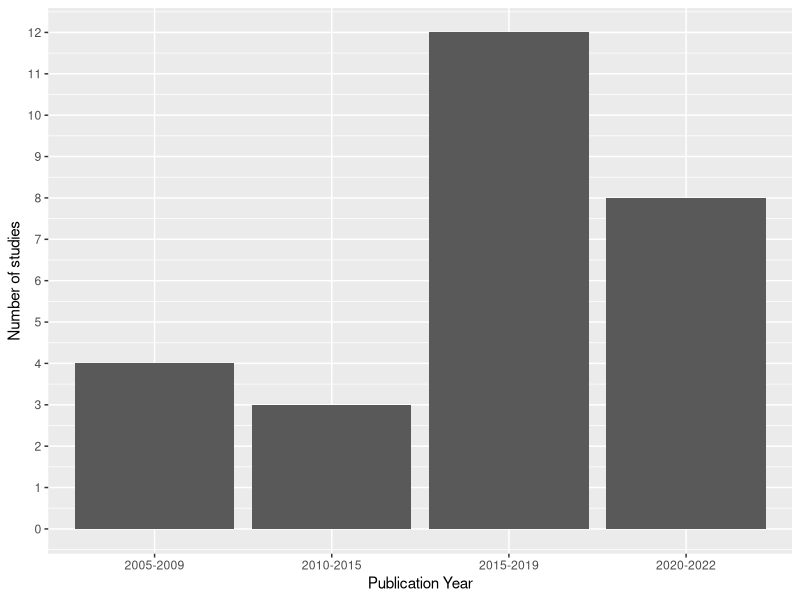
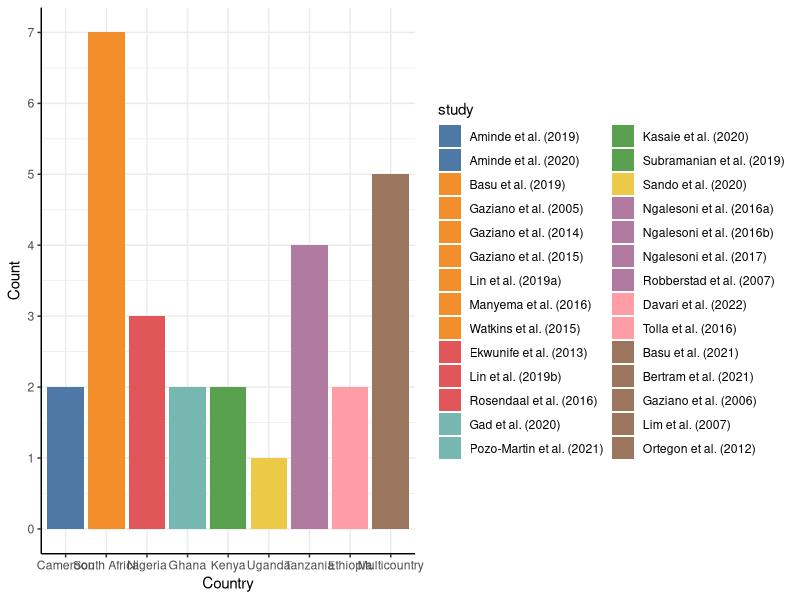
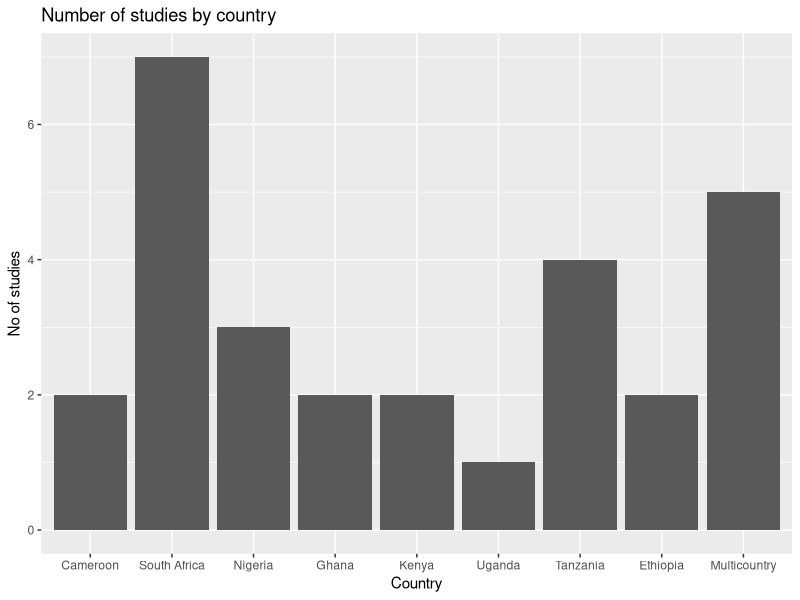
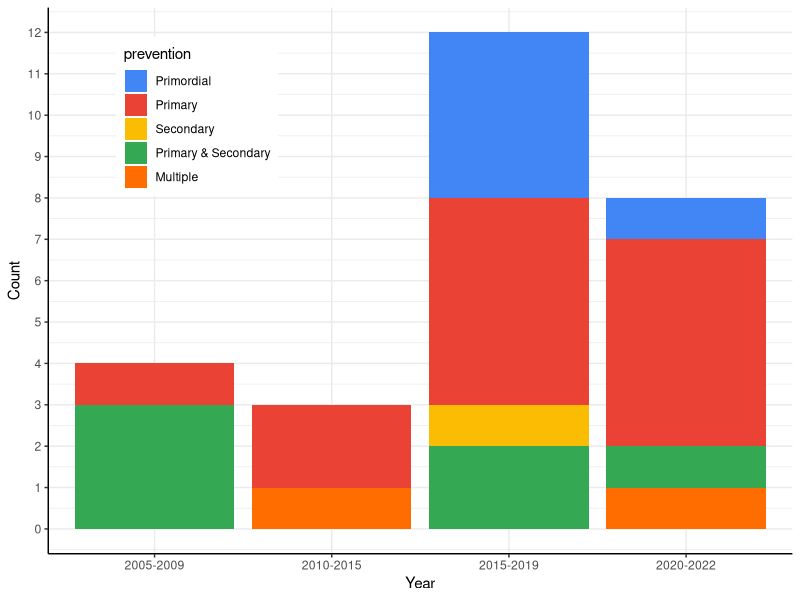
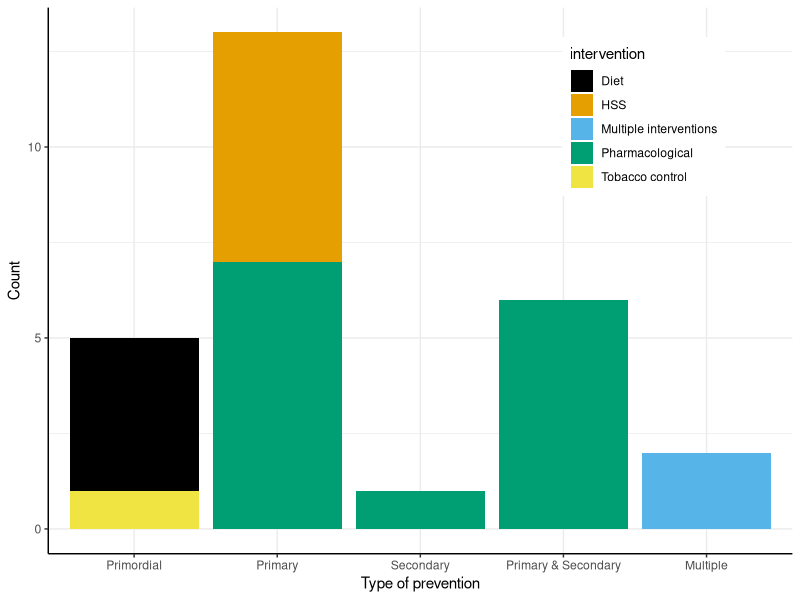
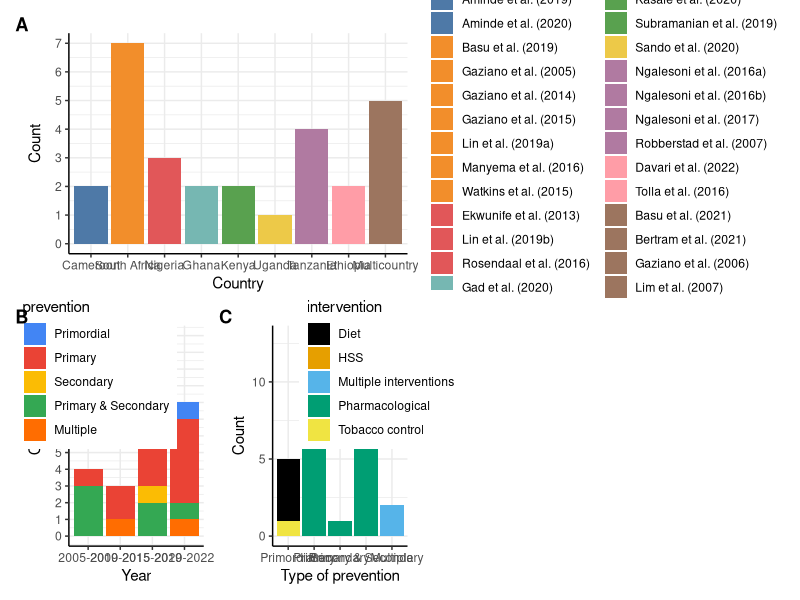
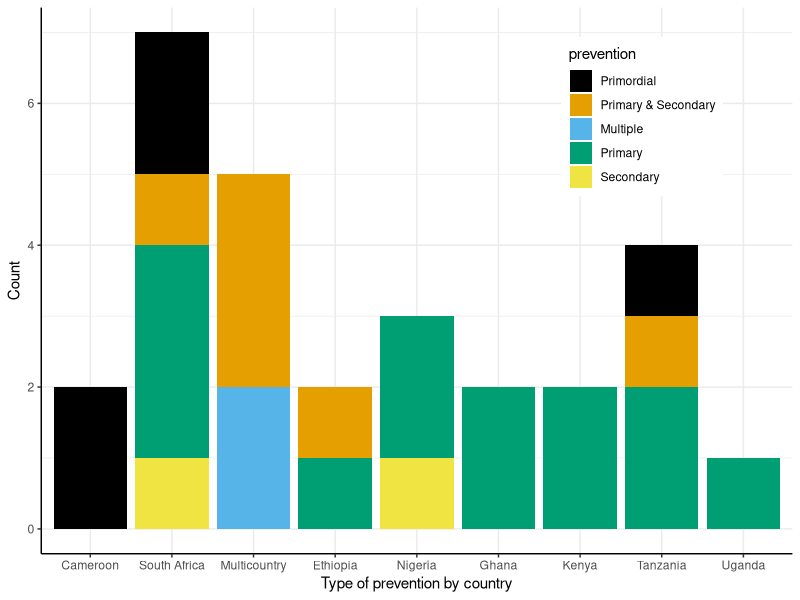
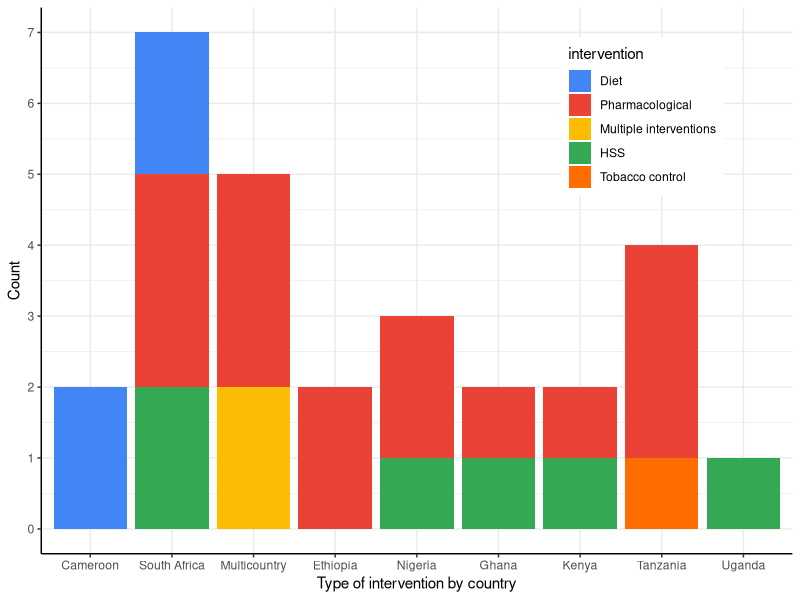

Here is the R script that generated these plots, in order:
## library(geofacet)
library(data.table)
library(tidyverse)
library(ggplot2)
library(patchwork)  ### for combining plots
library(ggthemes)
library(ggpubr)

## setting working directory
## setwd("U:/ManWin/My Documents/James Oguta/My PhD Folder-2023-2024/My Systematic Review/Synthesis/Tables/Final/Analyses")
# reading datasets
cvd_data<- read.csv("Final Dataset.csv")

cvd_data<- as.data.table(cvd_data)


#changing variable names to lower case
names(cvd_data)<- tolower(names(cvd_data))

#removing decimals from column names
names(cvd_data) <- gsub("\\.", "", names(cvd_data))

# renaming variables
 cvd_data <- cvd_data %>% 
   rename(
     evaluation = evaluationtype,
     prevention = preventiontype,
     intervention = interventiontype,
     cvd_outcomes = cvdoutcomesassesed,
     model = modeltype,
     risk = cvdriskequation,
     d_rate = discountrate,
     horizon = timehorizon,
     start_age = minimumageyears,
     equity = equitydimensions,
     sensitivity = sensitivityanalysis,
     evpi= evpiassessed,
     guideline = reportingguidelineused,
     ceacf = ceacsceafspresented, 
     adaptation= modeladaptation,
     funding = typeoffundingsources,
     conflict= conflictofinterest
   )

#checking types of variables
 str(cvd_data)
 
#selecting a subset of variables
 selected <- c("id", "authors", "country", "year", "evaluation", "prevention", "intervention", "cvd_outcomes",
               "multimorbidity", "model", "risk", "perspective", "d_rate", "start_age", "horizon", "cyclelength",
               "outcomemeasure", "equity", "sensitivity", "evpi", "ceacf", "validation", "callibration",
               "adaptation", "funding", "conflict")
subset_cvd <- cvd_data %>% 
  select(all_of(selected))

to_factor <- c("country", "evaluation", "prevention", "intervention", "cvd_outcomes",
               "model", "risk", "perspective", "d_rate", "start_age", "horizon", "cyclelength",
              "software", "outcomemeasure", "equity", "sensitivity", "evpi", "ceacf", "validation",
              "callibration","adaptation", "funding", "conflict")
str(subset_cvd)

#defining factor variables
cvd <- cvd_data %>% 
  mutate_at(to_factor, as.factor)


# Creating a subset of country dataset###
country <- cvd %>% select(id, authors, country)
summary(country$country)

#creating list of countries
country_list <- c("Cameroon", "South Africa", "Nigeria", "Ghana",
                  "Kenya", "Uganda", "Tanzania", "Ethiopia", "Multicountry")
# Initialize an empty list to store binary variables
country_flags <- list()

# Loop through each country
for (count in country_list) {
  # Check if the country is present in the observation
  country_flag <- as.integer(grepl(count, country$country))
  
  # Add the binary variable to the list
  country_flags[[count]] <- country_flag
}

# Convert the list to a data frame
country_df <- as.data.frame(country_flags)

# Bind the binary variables to the main dataset
country_dataset <- cbind(country, country_df)

# Save the dataset as a CSV file
write.csv(country_dataset, "country_dataset.csv", row.names = FALSE)

dataset_wide <- country_dataset[, 4:12]


# Reshape data into a long format
dataset_long <- reshape2::melt(as.matrix(dataset_wide), id.vars = "authors", variable.name = "studies", value.name = "number")
dataset_long <- dataset_long[dataset_long$number > 0, ]  # Keep only rows where disease is present

authors <- cvd_data$authors
writeLines(authors,"data.txt")
colnames(dataset_long)[colnames(dataset_long) == "Var1"] ="study"
colnames(dataset_long)[colnames(dataset_long) == "Var2"] ="country"



dataset_long$study <- factor(dataset_long$study, levels = 1:27, labels = c(
  "Aminde et al. (2019)", "Aminde et al. (2020)","Basu et al. (2019)","Basu et al. (2021)",
  "Bertram et al. (2021)","Davari et al. (2022)","Ekwunife et al. (2013)","Gad et al. (2020)",
  "Gaziano et al. (2005)","Gaziano et al. (2006)","Gaziano et al. (2014)","Gaziano et al. (2015)",
  "Kasaie et al. (2020)","Lim et al. (2007)","Lin et al. (2019)","Manyema et al. (2016)",
  "Ngalesoni et al. (2016a)","Ngalesoni et al. (2016b)","Ngalesoni et al. (2017)","Ortegon et al. (2012)",
  "Pozo-Martin et al. (2021)","Robberstad et al. (2007)","Rosendaal et al. (2016)",
  "Sando et al. (2020)","Subramanian et al. (2019)","Tolla et al. (2016)","Watkins et al. (2015)"
))

dataset_long$country <- ifelse(dataset_long$country=="South.Africa","South Africa",
                               ifelse(dataset_long$country=="Ethiopia","Ethiopia", 
                                      ifelse(dataset_long$country=="Nigeria", "Nigeria",
                                             ifelse(dataset_long$country=="Kenya", "Kenya",
                                                    ifelse(dataset_long$country=="Uganda", "Uganda",
                                                           ifelse(dataset_long$country=="Tanzania", "Tanzania",
                                                                  ifelse(dataset_long$country=="Cameroon", "Cameroon",
                                                                         ifelse(dataset_long$country=="Multicountry", "Multicountry",
                                                                                ifelse(dataset_long$country=="Ghana","Ghana",
                                                                                       dataset_long$country)))))))))
                                                                                

###################################################################################
##Categorizing year variable
subset_cvd$yearcat <- ifelse(subset_cvd$year<2010, "2005-2009",
                              ifelse(subset_cvd$year>=2010 & subset_cvd$year<2015, "2010-2015",
                                     ifelse(subset_cvd$year>=2015 & subset_cvd$year<2020, "2015-2019",
                                            ifelse(subset_cvd$year>=2020, "2020-2022", NA))))



subset_cvd$prevention <- ifelse(subset_cvd$intervention=="Diet","Primordial",
                                ifelse(subset_cvd$intervention=="Multiple interventions", "Multiple",
                                       ifelse(subset_cvd$intervention=="Tobacco control","Primordial",
                                       subset_cvd$prevention)))

subset_cvd$prevention <- ifelse(subset_cvd$prevention=="Both","Primary & Secondary",
                                subset_cvd$prevention)

subset_cvd$model <- ifelse(subset_cvd$model=="Proportional multi-state life table Markov model","PMLTMM",
                           ifelse(subset_cvd$model=="Mathematical functions", 
                                  "Mathematical Equations",
                                  ifelse(subset_cvd$model=="Cohort Markov model", "Markov", subset_cvd$model))) 

subset_cvd$perspective <- ifelse(subset_cvd$perspective=="Public provider","Healthcare Provider",
                                subset_cvd$perspective)

# Search for "Framingham" in the risk variable
subset_cvd$framingham <- ifelse(grepl("Framingham", subset_cvd$risk), 1, 0)



# Search for "who" or "Absolute" in the risk variable
subset_cvd$who <- ifelse(grepl("WHO|Absolute", subset_cvd$risk, ignore.case = TRUE), 1, 0)


# Search for "Globorisk" in the risk variable
subset_cvd$globorisk <- ifelse(grepl("Globorisk", subset_cvd$risk), 1, 0)

# Search for "Globorisk" in the risk variable
subset_cvd$cox <- ifelse(grepl("cox", subset_cvd$risk), 1, 0)

sum (subset_cvd$framingham)
sum (subset_cvd$who)
sum (subset_cvd$globorisk)


risk_columns <- c("framingham", "who", "globorisk", "cox" )
risk_wide <- subset_cvd[, ..risk_columns,drop=FALSE] # the .. syntax within the square brackets to select columns dynamically

# Reshape data into a long format
risk_long <- reshape2::melt(as.matrix(risk_wide), id.vars = "authors", variable.name = "risk", value.name = "number")
risk_long <- risk_long[risk_long$number > 0, ]  # Keep only rows where disease is present

authors <- cvd_data$authors
colnames(risk_long)[colnames(risk_long) == "Var1"] ="study"
colnames(risk_long)[colnames(risk_long) == "Var2"] ="risk"


####Cleaning the horizon column

subset_cvd$horizon <- ifelse(grepl("Lifetime", subset_cvd$horizon), "Lifetime",
                             ifelse(grepl("10 years", subset_cvd$horizon), "10 years", 
                                    subset_cvd$horizon))

###Model Outcomes###
# Search for "Ischemic heart disease" in the outcome variable
subset_cvd$ihd <- ifelse(grepl("Ischemic heart |ischemic heart|infarction|Coronary|coronary|congestive|Congestive", subset_cvd$cvd_outcomes, ignore.case = TRUE), 1, 0)

# Search for "Stroke" in the outcome variable
subset_cvd$stroke <- ifelse(grepl("Stroke |stroke", subset_cvd$cvd_outcomes, ignore.case = TRUE), 1, 0)

# Search for "CVA" in the outcome variable
subset_cvd$cva <- ifelse(grepl("Cerebrovascular |derebrovascular|CVA", subset_cvd$cvd_outcomes, ignore.case = TRUE), 1, 0)

# Search for "HHD" in the outcome variable
subset_cvd$hhd <- ifelse(grepl("hypertensive |HHD", subset_cvd$cvd_outcomes, ignore.case = TRUE), 1, 0)

# Search for "Angina" in the outcome variable
subset_cvd$angina <- ifelse(grepl("Angina |angina", subset_cvd$cvd_outcomes, ignore.case = TRUE), 1, 0)

# Search for "Cardiac Arrest" in the outcome variable
subset_cvd$ca <- ifelse(grepl("Cardiac Arrest| arrest", subset_cvd$cvd_outcomes, ignore.case = TRUE), 1, 0)

# Search for "Atherosclerosis" in the outcome variable
subset_cvd$athero <- ifelse(grepl("athero", subset_cvd$cvd_outcomes, ignore.case = TRUE), 1, 0)


outcome_columns <- c("ihd", "stroke", "cva", "angina","ca","athero" )
outcome_wide <- subset_cvd[, ..outcome_columns,drop=FALSE] # the .. syntax within the square brackets to select columns dynamically

# Reshape data into a long format
outcome_long <- reshape2::melt(as.matrix(outcome_wide), id.vars = "authors", variable.name = "outcome", value.name = "number")
outcome_long <- outcome_long[outcome_long$number > 0, ]  # Keep only rows where disease is present

authors <- cvd_data$authors
colnames(outcome_long)[colnames(outcome_long) == "Var1"] ="study"
colnames(outcome_long)[colnames(outcome_long) == "Var2"] ="outcome"

########################################################################################################################
###Creating a subset of the dataset to select a few variables for characteristics

to_subset <- c("id", "authors", "country", "year", "evaluation", "prevention", "intervention", "model")

# Creating a subset of study characteristics dataset###
characteristics <- subset_cvd %>% select(id, authors, country, year, evaluation,prevention,intervention, model)
characteristics$year <- as.character(subset_cvd$year)

# renaming authors to study
characteristics<-rename(characteristics, study= authors)

##Duplicating Lin 2019 and assigning it to Nigeria (b) and South Africa (a)

# Filter the dataframe to select the observation to duplicate Lin et al 2019 
observation_to_duplicate <- characteristics %>% filter(study == "Lin et al. (2019)") %>% slice(1)
##renaming/assigning the original variable to south africa before appending
characteristics$study[grepl("Lin", characteristics$study) & grepl("South", characteristics$country)] <- "Lin et al. (2019a)"
characteristics$country[grepl("Lin", characteristics$study) & grepl("South", characteristics$country)] <- "South Africa"

# Duplicate the selected observation and append it to the original dataframe
characteristics <- bind_rows(characteristics, observation_to_duplicate)

#renaming/assigning duplicate variable to Nigeria
characteristics$study[grepl("Lin", characteristics$study) & grepl("Nigeria", characteristics$country)] <- "Lin et al. (2019b)"
characteristics$country[grepl("Lin", characteristics$study) & grepl("Nigeria", characteristics$country)] <- "Nigeria"
###Changing Gaziano et al 2015 (Guatemala, Mexico and South Africa to South Africa for graphing
characteristics$country[grepl("Gaziano", characteristics$study) & grepl("Guatemala", characteristics$country)] <- "South Africa"

characteristics$country[grepl("Multicountry", characteristics$country)] <- "Multicountry"

str(characteristics)

## Create factor variables
characteristics$country <- factor(characteristics$country, levels = unique(characteristics$country),
                               ordered = TRUE)
characteristics$prevention <- factor(characteristics$prevention, levels = unique(characteristics$prevention),
                                  ordered = FALSE)
characteristics$intervention <- factor(characteristics$intervention, levels = unique(characteristics$intervention),
                                     ordered = FALSE)
characteristics$model <- factor(characteristics$model, levels = unique(characteristics$model),
                                       ordered = FALSE)

### Characteristics of Included Studies###############
###General characteristics#########

# Graphing year of publication

p1 <- ggplot(subset_cvd, aes(yearcat)) + 
  geom_bar() +
  labs(x = "Publication Year", y = "Number of studies") +
  scale_y_continuous(breaks = 0:13)

p1

# Plotting combinations of studies in each country
## NOTE Lin 2019: down as Nigeria and South Africa
## going to assume these are separate studies rather than both needing coding as multicountry
## TODO check and correct

dataset_long$study <- as.character(dataset_long$study) #to char for editing
dataset_long$study[grepl("Lin", dataset_long$study) & grepl("South", dataset_long$country)] <- "Lin et al. (2019a)"
dataset_long$study[grepl("Lin", dataset_long$study) & grepl("Nigeria", dataset_long$country)] <- "Lin et al. (2019b)"
dataset_long$study <- factor(dataset_long$study,
  levels = unique(dataset_long$study),
  ordered = TRUE
)

table(dataset_long$study)
summary(dataset_long$study)
## make factor again:
dataset_long$country <- factor(dataset_long$country, levels = unique(dataset_long$country),
                               ordered = TRUE)



## select colors:
clz <- tableau_color_pal("Tableau 10")(10)
sclz <- clz[as.integer((dataset_long$country))] # manual study colors
names(sclz) <- dataset_long$study               #making named colors

p2 <- ggplot(dataset_long,
             aes(x = country,
                 fill = study)) +
  geom_bar(stat = "count") +
  theme(axis.text.x = element_text(angle = 45, hjust = 1),
        plot.title = element_text(hjust = 0.5)) +  # Center the title
  scale_y_continuous(breaks = seq(0, 27, 1)) +
  labs(x = "Country", y = "Count") +
  scale_fill_manual(values=sclz)+
  theme_classic() + grids()
p2

## TODO might make sense to order the countries meaningfully:
## eg alphabetcal + multicountry, geographically, or by county


# To create a bar graph using ggplot2- Alternative 2
p3 <- ggplot(dataset_long, aes(x = country, y = number)) +
  geom_bar(stat = "identity") +
  labs(x = "Country", y = "No of studies", title = "Number of studies by country")

p3


## relevel logically
subset_cvd$prevention <- factor(subset_cvd$prevention,
  levels = unique(subset_cvd$prevention)[c(1, 4, 5, 2, 3)],
  ordered = TRUE
)

# Graphing year of publication by prevention type-Pete to advise on this.
## TODO it's a bit weird to use these different-sized age bins - makes it hard to interpret trend- To discuss
p4 <- ggplot(subset_cvd) + 
  geom_bar(aes(x = yearcat, fill = prevention), position = "stack") + 
  labs(x = "Year",y="Count")+
  scale_fill_gdocs()+
  scale_y_continuous(breaks = 0:13)+
  theme_classic() + grids() +
  theme(legend.position = c(0.2,0.8))
p4

# Graphing intervention by prevention type


p5 <- ggplot(subset_cvd) + 
  geom_bar(aes(prevention, fill = intervention), position = "stack") + 
  labs(x = "Type of prevention",y="Count") +
  scale_fill_colorblind()+
  theme_classic() + grids() +
  theme(legend.position = c(0.8, 0.8))
p5

p6 <- p2 / (p4 + p5) +
  plot_annotation(tag_levels = "A") &
  theme(plot.tag = element_text(face = "bold"))
p6

ggsave(file = "plot1.pdf", plot = p6, width = 16, height = 10)


# Graphing prevention level and intervention type by country


p7 <- ggplot(characteristics) + 
  geom_bar(aes(country, fill = prevention), position = "stack") + 
  labs(x = "Type of prevention by country",y="Count") +
  scale_fill_colorblind()+
  theme_classic() + grids() +
  theme(legend.position = c(0.8, 0.8))
p7


p8 <- ggplot(characteristics) + 
  geom_bar(aes(x = country, fill = intervention), position = "stack") + 
  labs(x = "Type of intervention by country",y="Count")+
  scale_fill_gdocs()+
  scale_y_continuous(breaks = 0:8)+
  theme_classic() + grids() +
  theme(legend.position = c(0.8,0.8))
p8

p9 <- p7 / p8 +
  plot_annotation(tag_levels = "A") &
  theme(plot.tag = element_text(face = "bold"))
p9
ggsave(file = "plot2.pdf", plot = p9, width = 16, height = 10)






###########Characteristics of DAMs####################
####Model type####
p10 <- ggplot(characteristics) + 
  geom_bar(aes(country, fill = model), position = "stack") + 
  labs(x = "Type of model by country",y="Count") +
  scale_fill_colorblind()+
  theme_classic() + grids() +
  theme(legend.position = c(0.8, 0.8))
p10

p11 <- ggplot(characteristics, aes(model)) +
  geom_bar(stat = "count") +
  scale_y_continuous(breaks = 0:25)+
  labs(x = "Model type", y= "Count") +
  theme(plot.title = element_text(hjust = 0.5))

p11



####Evaluation type####
p12 <- ggplot(characteristics, aes(evaluation)) +
  geom_bar(stat = "count") +
  scale_y_continuous(breaks = 0:25)+
  labs(x = "Evaluation type", y= "Count") +
  theme(plot.title = element_text(hjust = 0.5))

p12


####Perspective####
p13 <- ggplot(subset_cvd, aes(perspective)) +
  geom_bar(stat = "count") +
  labs(x = "Perspective", y= "Count") +
  theme(plot.title = element_text(hjust = 0.5))+
  scale_y_continuous(breaks = 0:11)

p13

####Horizon####
p14 <- ggplot(subset_cvd, aes(horizon)) +
  geom_bar(stat = "count") +
  labs(x = "Time Horizon", y= "Count") +
  scale_y_continuous(breaks = 0:20)+
  theme(plot.title = element_text(hjust = 0.5))

p14

# To create a bar graph of CVD risk equations

p15 <- ggplot(risk_long, aes(risk, number)) +
  geom_bar(stat = "identity") +
  labs(x = "CVD Risk equation", y = "Count") +
  scale_y_continuous(breaks = 0:11)+
  theme(plot.title = element_text(hjust = 0.5))

p15

# To create a bar graph of CVD Outcomes

p16 <- ggplot(outcome_long, aes(outcome, number)) +
  geom_bar(stat = "identity") +
  labs(x = "CVD Outcome", y = "Count") +
  scale_y_continuous(breaks = 0:25)+
  theme(plot.title = element_text(hjust = 0.5))

p16

p17 <- (p12+p11)/(p13+p14)/(p15+p16)+
  plot_annotation(tag_levels = "A") &
  theme(plot.tag = element_text(face = "bold"))

p17

ggsave(file = "plot3.pdf", plot = p17, width = 20, height = 11)

####Type of sensitivity analysis####
p18 <- ggplot(subset_cvd, aes(sensitivity)) +
  geom_bar(stat = "count") +
  labs(x = "Sensityvity analysis", y= "Count of Studies", title = "Type of sensitivity analysis") +
  theme(plot.title = element_text(hjust = 0.5))

p18
